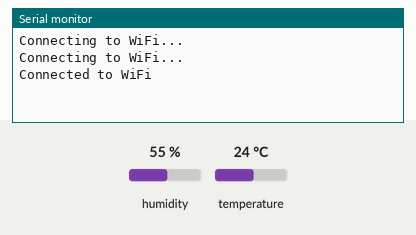
This sketch was run on a simulated ESP32. On the bench: the last lines printed to the serial monitor. The test bench sets the inputs (shaded band); at power-on: humidity 55 %, temperature 24 °C. WiFi joins after 1.5 s; servers stay silent unless stated; uploads are accepted with an empty reply.

Above: at 3.2 s.
3.3 s: humidity set to 22 %
At 5.1 s:
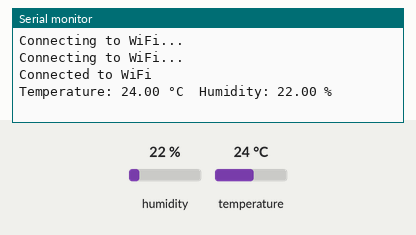
7.7 s: temperature set to 12 °C
At 9.0 s:
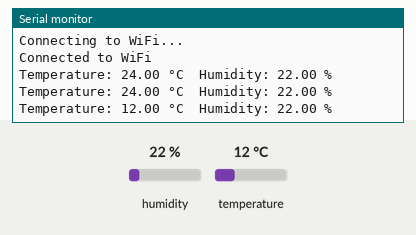
11.0 s: humidity set to 40 %
At 14.1 s:
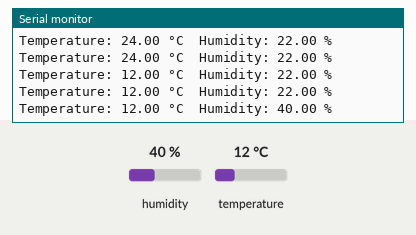

Measured:
- after the input at 3.3 s, the serial monitor: prints a new line after 0.73 s (image 1)
- after the input at 7.7 s, the serial monitor: prints a new line after 0.77 s (image 2)
- after the input at 11.0 s, the serial monitor: prints a new line after 1.9 s (image 3)

The sketch:

MonitoringSuhudanKelembaban.ino
```cpp
#include <WiFi.h>
#include <HTTPClient.h>
#include <DHT.h>

#define WIFI_SSID "Nama WIFI" //ganti nama wifi
#define WIFI_PASSWORD "PASSword WIFI" // ganti password wifi
#define serverUrl "http://xxx-xxx-xxx-xxx/monitoringsuhu/temperature_data.php" // ganti alamat url dengan alamat IP yang ada di wifi

#define DHTPIN 4 // Pin yang terhubung dengan output sensor DHT11
#define DHTTYPE DHT11

DHT dht(DHTPIN, DHTTYPE);

void setup() {
  Serial.begin(115200);

  // Menghubungkan ke jaringan WiFi
  WiFi.begin(WIFI_SSID, WIFI_PASSWORD);
  while (WiFi.status() != WL_CONNECTED) {
    delay(1000);
    Serial.println("Connecting to WiFi...");
  }
  Serial.println("Connected to WiFi");

  dht.begin();

}

void loop() {
  delay(2000);

  float temperature = dht.readTemperature(); // Membaca suhu dalam Celsius
  float humidity = dht.readHumidity();       // Membaca kelembaban

  if (isnan(temperature) || isnan(humidity)) {
    Serial.println("Failed to read from DHT sensor!");
    return;
  }

  Serial.print("Temperature: ");
  Serial.print(temperature);
  Serial.print(" °C\t");
  Serial.print("Humidity: ");
  Serial.print(humidity);
  Serial.println(" %");

  // Membuat data untuk dikirim sebagai POST request
  String postData = "temperature=" + String(temperature) + "&humidity=" + String(humidity);

  // Membuat objek HTTPClient
  HTTPClient http;

  // Mengirim data ke server menggunakan metode POST
  http.begin(serverUrl);
  http.addHeader("Content-Type", "application/x-www-form-urlencoded");
  int httpResponseCode = http.POST(postData);

  if (httpResponseCode > 0) {
    // Serial.print("HTTP Response code: ");
    // Serial.println(httpResponseCode);
    String response = http.getString();
    Serial.println(response);
  } else {
    Serial.print("Error sending POST request. HTTP Response code: ");
    Serial.println(httpResponseCode);
  }

  http.end();
}
```
